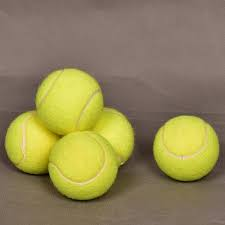
//> input picture media/Bola.jpeg, 225 x 225 px
$ ./tugasdua   (built with g++ and OpenCV 4)
//> lines starting //> are read from the running program, lines starting //| are printed output that depends on the picture; after the words box and inside, x2 and y2 are one past the last pixel; in counts of white or black regions, pixels touching at a corner belong together
#include <opencv2/opencv.hpp>
#include <opencv2/highgui/highgui.hpp>
#include <opencv2/imgproc/imgproc.hpp>


using namespace cv;
using namespace std;


int main() {
    Mat image = imread("/home/bimo/code/project 1/media/Bola.jpeg");
//> image is the input picture: 225 rows x 225 cols, CV_8UC3; mean B, G, R 87.3, 133, 144.9

    resize(image, image, Size(400, 400));
//> image: 400 rows x 400 cols, CV_8UC3

    Mat color, gray, hasil;

    image.copyTo(hasil);

    cvtColor(image, color, COLOR_BGR2GRAY);
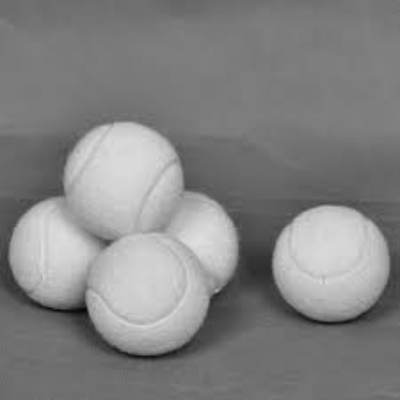
//> color: 400 rows x 400 cols, CV_8UC1; min 5, max 227, mean 131.2

    medianBlur(color, gray, 5);

    vector<Vec3f> circles;

    HoughCircles(gray, circles, HOUGH_GRADIENT, 1, gray.rows / 16, 100, 20, 50, 75);
//> circles = 5 circles (x, y, radius): [330.5, 263.5, 58.2], [147.5, 292.5, 61.8], [122.5, 182.5, 60.9], [64.5, 252.5, 55.4], [181.5, 244.5, 54.6]

    for (size_t i = 0; i < circles.size(); i++) {
        Point center(cvRound(circles[i][0]), cvRound(circles[i][1]));
        int radius = cvRound(circles[i][2]);

        if (radius > 0) {
            circle(hasil, center, radius, Scalar(0, 0, 255), 3, 8, 0);
        }
    }
//> this loop made 5 passes
//> (center, radius) on passes 1 to 5: (Point(330, 264), 58), (Point(148, 292), 62), (Point(122, 182), 61), (Point(64, 252), 55), (Point(182, 244), 55)
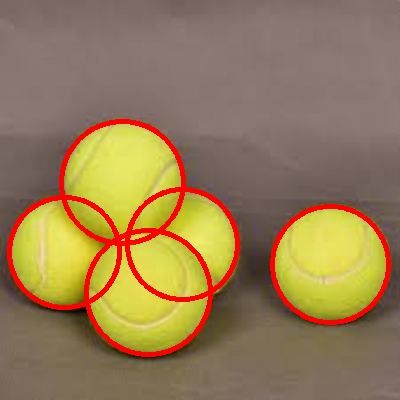
//> hasil: 400 rows x 400 cols, CV_8UC3; mean B, G, R 84.3, 124.7, 150.5


    string teks = "Jumlah Bola adalah: " + to_string(circles.size());
//> teks = "Jumlah Bola adalah: 5"
    putText(hasil, teks, Point(20, 30), FONT_HERSHEY_SIMPLEX, 1, Scalar(0, 0, 225), 2);
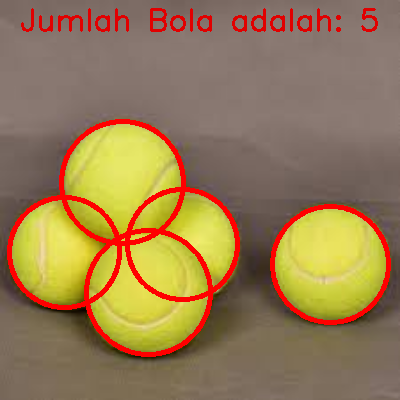
//> hasil: 400 rows x 400 cols, CV_8UC3; 1.44% of pixels changed, all inside (x1, y1, x2, y2) = (21, 8, 378, 32)

    imshow("Input", image);
    imshow("Output", hasil);
    waitKey(0);

    return 0;
}
